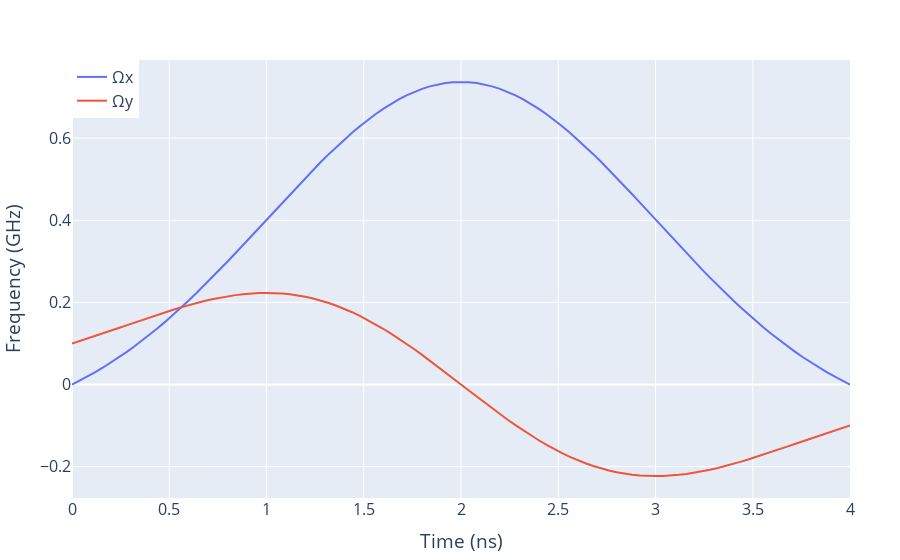

Notebook source saved alongside this figure:
### Code cell
ts = collect(0:T/100.0:T)
f= plot([
    scatter(x=ts, y=Ωx.(sol.params[1], ts), name="Ωx")
    scatter(x=ts, y=Ωy.(sol.params[1], sol.params[2], ts), name="Ωy")
    ],
    Layout(
        xaxis_title_text="Time (ns)",
        yaxis_title_text="Frequency (GHz)",
        legend=attr(x=0, y=1,),
        font=attr(
            size=16,
        )
    )
)
